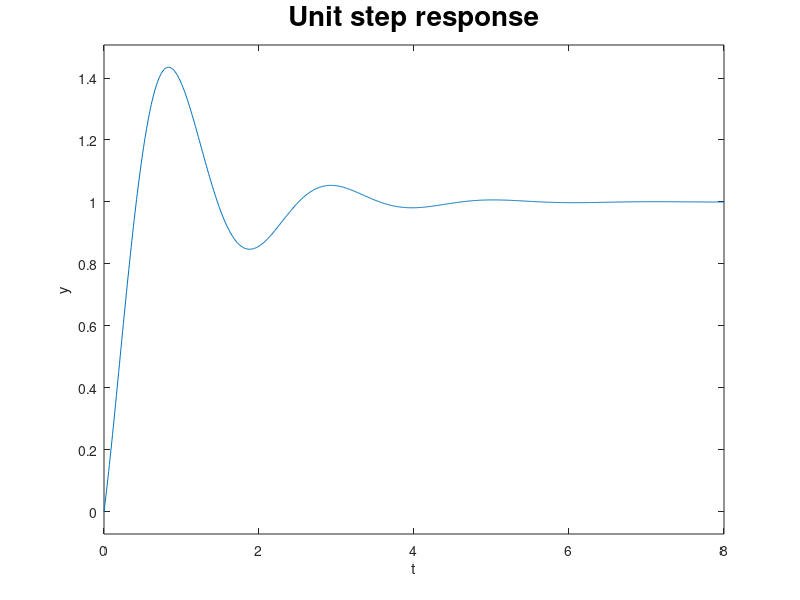

MATLAB code for this plot:
t = 0:0.01:8;
num = [2 10];
den = [1 2 10];
sys = tf(num,den);
step(sys,t);
grid;
title('Unit step response','Fontsize',20');
xlabel('t');
ylabel('y');
